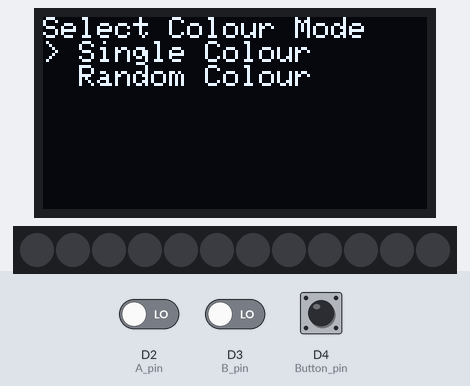
Recording of a sketch running on a simulated Arduino MKR. Shown: 128×64 one-colour display, 12 RGB LEDs in strip order, left to right. The inputs (shaded band) are chosen by the test bench; at power-on: D2 (A_pin) LOW, D4 (Button_pin) HIGH, D3 (B_pin) LOW. What the sketch prints to the serial monitor is not drawn.

Above: at 1.2 s.
1.3 s: D2 (A_pin) driven HIGH
At 2.5 s:
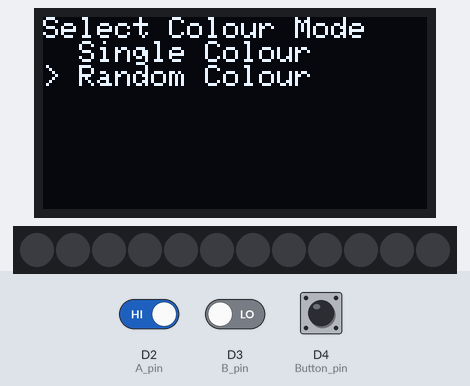
2.8 s: D4 (Button_pin) pulled LOW for 0.15 s
At 3.8 s:
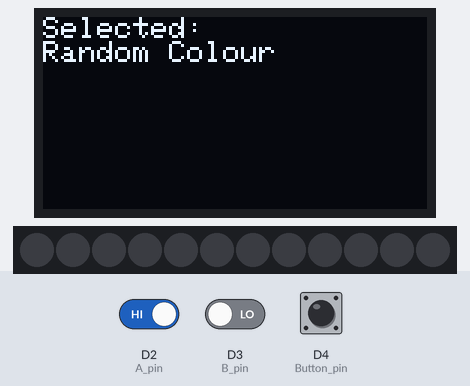
4.4 s: D2 (A_pin) driven LOW
At 5.0 s:
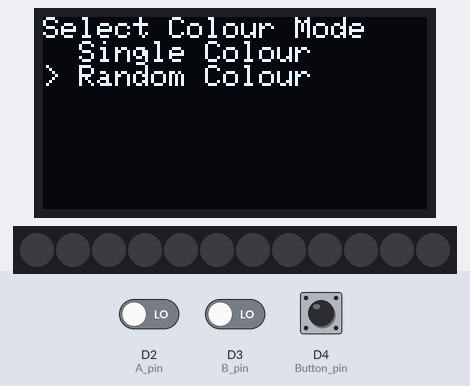
5.9 s: D4 (Button_pin) pulled LOW for 1 s
At 7.3 s:
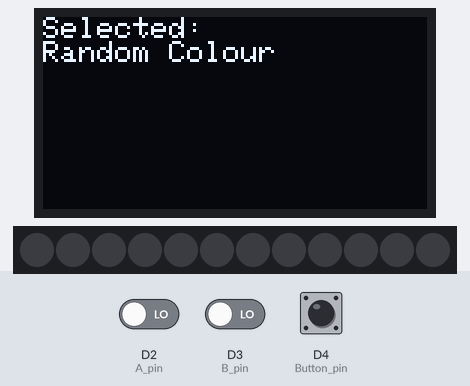
8.4 s: D2 (A_pin) driven HIGH and D4 (Button_pin) driven LOW
At 8.9 s:
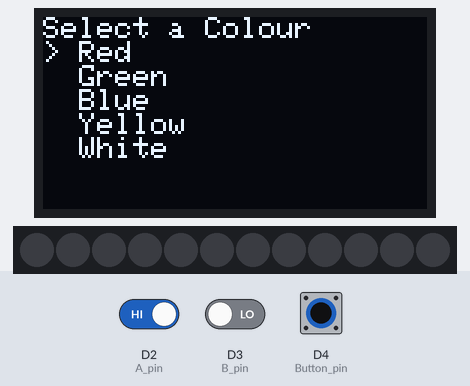
9.9 s: D4 (Button_pin) pulsed HIGH 5 times (0.12 s each, 0.3 s apart)
At 12.1 s:
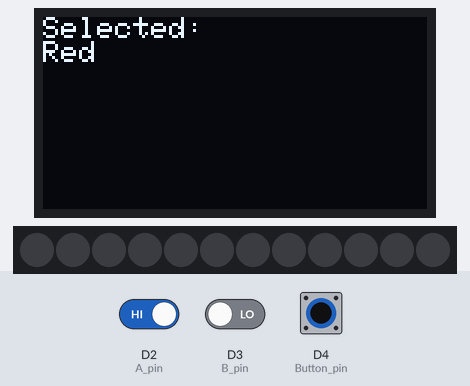
Timing chart, 0 to 13.6 s (numbered marks = the images above; inputs shaded):
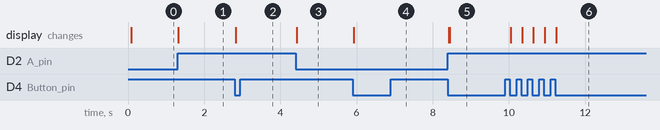

Measured:
- after the input at 1.3 s, the display: changes at once (image 1)
- after the input at 2.8 s, the display: changes at once (image 2)
- after the input at 4.4 s, the display: changes at once (image 3)
- after the input at 5.9 s, the display: changes at once (image 4)
- after the input at 8.4 s, the display: first changes at once (image 5 shows a later state)
- after the input at 9.9 s, the display: changes after 0.15 s (image 6)

The sketch:

OLED_Select.ino
```cpp
#include <Wire.h>
#include <Adafruit_GFX.h>
#include <Adafruit_SSD1306.h>
#include <Adafruit_NeoPixel.h>
#include <WiFiNINA.h>
#include <PubSubClient.h>

// OLED 设置
#define SCREEN_WIDTH 128
#define SCREEN_HEIGHT 64
Adafruit_SSD1306 display(SCREEN_WIDTH, SCREEN_HEIGHT, &Wire, -1);

// NeoPixel 设置
#define LED_PIN 6
#define NUM_PIXELS 12
Adafruit_NeoPixel strip(NUM_PIXELS, LED_PIN, NEO_GRB + NEO_KHZ800);

// 旋转编码器引脚
const int A_pin = 2;
const int B_pin = 3;
const int Button_pin = 4;

// 菜单和颜色设置
int menuIndex = 0;                   // 当前菜单索引
int colorMenuIndex = 0;              // 当前颜色索引
const char* mainMenu[2] = {"Single Colour", "Random Colour"};
int mainMenuItems = 2;

const char* colorMenu[5] = {"Red", "Green", "Blue", "Yellow", "White"};
int colorMenuItems = 5;
bool isColorMenu = false;            // 是否在颜色菜单

int selectedColor[3] = {255, 0, 0};  // 当前选择的 RGB 颜色

unsigned long lastDebounceTime = 0;
const unsigned long debounceDelay = 10;
unsigned long buttonLastDebounceTime = 0;
const unsigned long buttonDebounceDelay = 50;
int lastButtonState = HIGH;
int lastA = LOW;

void setup() {
  // 初始化串口
  Serial.begin(9600);

  // 初始化 OLED
  if (!display.begin(SSD1306_SWITCHCAPVCC, 0x3C)) {
    Serial.println(F("OLED 初始化失败"));
    while (true);
  }
  display.clearDisplay();
  display.display();

  // 初始化 NeoPixel
  strip.begin();
  strip.show();

  // 初始化旋转编码器
  pinMode(A_pin, INPUT);
  pinMode(B_pin, INPUT);
  pinMode(Button_pin, INPUT_PULLUP);


  displayMenu();
}

void loop() {
  checkRotation();  // 检查旋转编码器
  checkButton();    // 检查按钮按下
}

// 检查旋转编码器
void checkRotation() {
  int currentA = digitalRead(A_pin);
  if (currentA != lastA && (millis() - lastDebounceTime) > debounceDelay) {
    lastDebounceTime = millis();
    int currentB = digitalRead(B_pin);
    if (!isColorMenu) {
      menuIndex += (currentA == HIGH) ? (currentB == LOW ? 1 : -1) : 0;
      menuIndex = (menuIndex + mainMenuItems) % mainMenuItems;
      displayMenu();
    } else {
      colorMenuIndex += (currentA == HIGH) ? (currentB == LOW ? 1 : -1) : 0;
      colorMenuIndex = (colorMenuIndex + colorMenuItems) % colorMenuItems;
      displayColorMenu();
    }
  }
  lastA = currentA;
}


void checkButton() {
  int buttonState = digitalRead(Button_pin);
  if (buttonState != lastButtonState && (millis() - buttonLastDebounceTime) > buttonDebounceDelay) {
    buttonLastDebounceTime = millis();
    if (buttonState == LOW) {
      if (!isColorMenu) {
        if (menuIndex == 0) {
          isColorMenu = true;
          displayColorMenu();
        } else if (menuIndex == 1) {
          Serial.println("Random Colour selected.");
          displaySelection("Random Colour");
        }
      } else {
        selectColor(colorMenuIndex);
        isColorMenu = false;
      }
    }
  }
  lastButtonState = buttonState;
}


void displayMenu() {
  display.clearDisplay();
  display.setTextSize(1);
  display.setTextColor(SSD1306_WHITE);
  display.setCursor(0, 0);
  display.println("Select Colour Mode");
  for (int i = 0; i < mainMenuItems; i++) {
    display.print(i == menuIndex ? "> " : "  ");
    display.println(mainMenu[i]);
  }
  display.display();
}

// 显示颜色菜单
void displayColorMenu() {
  display.clearDisplay();
  display.setTextSize(1);
  display.setTextColor(SSD1306_WHITE);
  display.setCursor(0, 0);
  display.println("Select a Colour");
  for (int i = 0; i < colorMenuItems; i++) {
    display.print(i == colorMenuIndex ? "> " : "  ");
    display.println(colorMenu[i]);
  }
  display.display();
}

// 选择颜色
void selectColor(int index) {
  switch (index) {
    case 0: selectedColor[0] = 255; selectedColor[1] = 0;   selectedColor[2] = 0; break; // Red
    case 1: selectedColor[0] = 0;   selectedColor[1] = 255; selectedColor[2] = 0; break; // Green
    case 2: selectedColor[0] = 0;   selectedColor[1] = 0;   selectedColor[2] = 255; break; // Blue
    case 3: selectedColor[0] = 255; selectedColor[1] = 255; selectedColor[2] = 0; break; // Yellow
    case 4: selectedColor[0] = 255; selectedColor[1] = 255; selectedColor[2] = 255; break; // White
  }
  displaySelection(colorMenu[index]);
}

// 显示选择结果
void displaySelection(const char* selection) {
  display.clearDisplay();
  display.setTextSize(1);
  display.setCursor(0, 0);
  display.println("Selected:");
  display.println(selection);
  display.display();
}
```
